Frame 1 (no input): blank canvas, image omitted
Frame 60 (the mouse pressed at the canvas centre just before this capture): blank canvas, image omitted
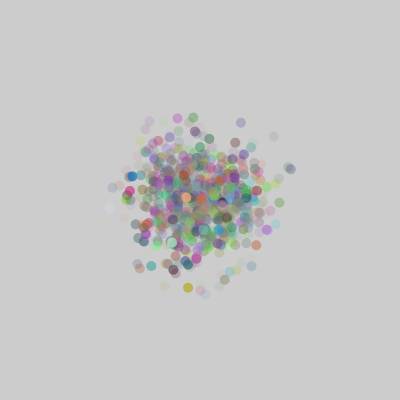
Frame 120 (the mouse held since frame 60 and released just before this capture)

The Processing sketch whose frames 1 and 60 were blank and that drew this single picture after the mouse press (run headless with seeded random() and noise(); from frame 60 on, the mouse is pressed at the canvas centre):

// Processing sketch: sketch_1_4_Gaussian
// ── sketch_1_4_Gaussian.pde
import java.util.*;

Random rand ;

void setup()
{
  size(400,400);
  rand = new Random();
}


float sd = 30;
int numDots = 20;
float dotDim = 10;
void draw()
{
  if(mousePressed)
  {
    float meanX = mouseX;
    float meanY = mouseY;
    for(int i = 0 ; i < numDots;i++)
    {
       float rx = (float)rand.nextGaussian();
       float ry = (float)rand.nextGaussian();
       float x =  rx*sd + meanX;
       float y =  ry*sd + meanY;
       
       float ca =  (float)rand.nextGaussian();
       float alpha = ca*60 + 255/6;
       float cr =  (float)rand.nextGaussian();
       float cg =  (float)rand.nextGaussian();
       float cb =  (float)rand.nextGaussian();
       float clrRed =   cr*50+255/2;
       float clrGreen = cg*50+255/2;
       float clrBlue =  cb*50+255/2;
       noStroke();
       fill(clrRed,clrGreen,clrBlue,alpha);
       ellipse(x,y,dotDim,dotDim);
        
    }
  
  }
  if(keyPressed)
  {
    if(key == 'c')
    {
      clear();
    }
  }
    

}
